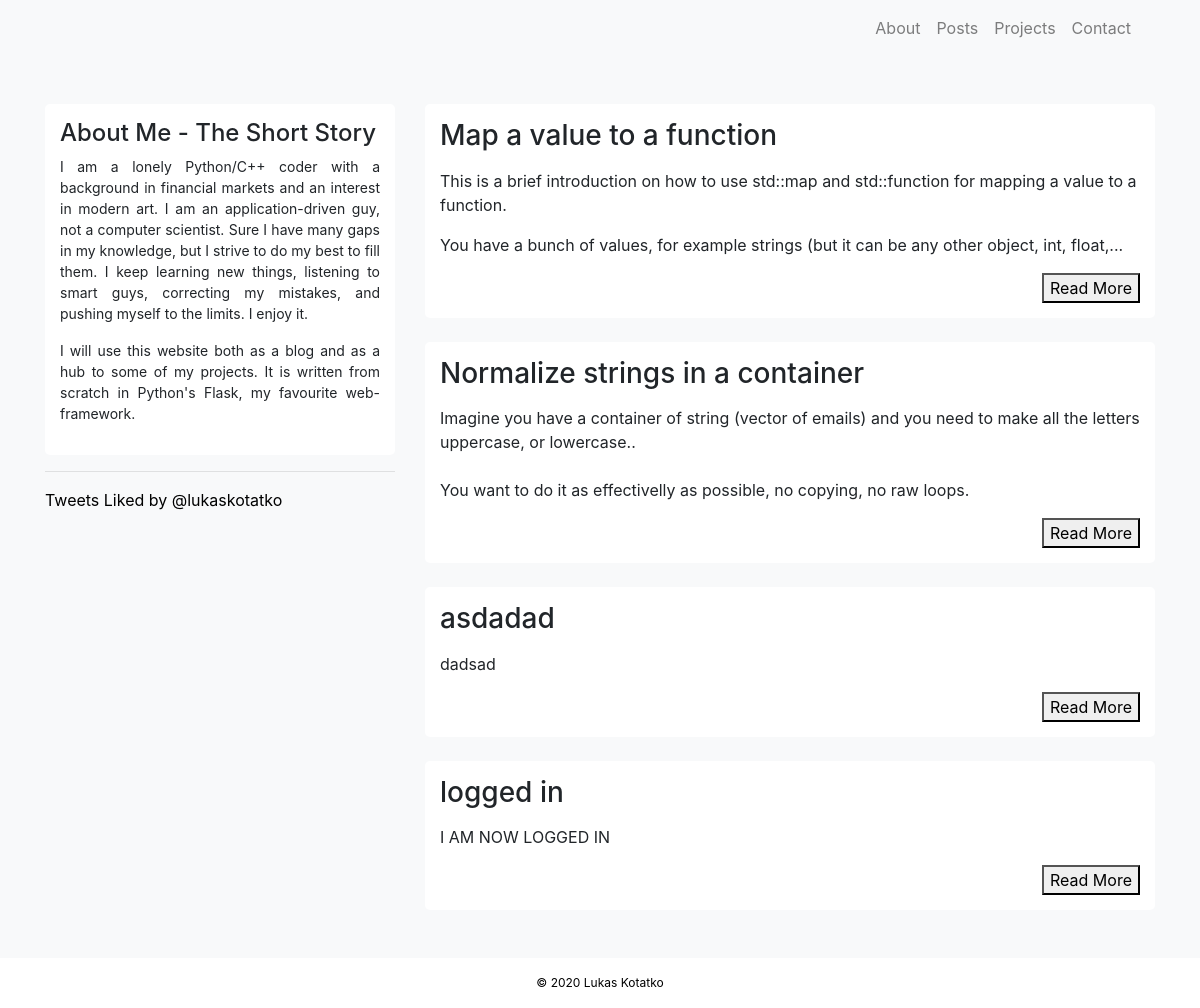
The page / on the database its author committed.
### application/models.py (models this page shows, shortened)
class PostModel(db.Model):
    __tablename__ = "posts"
    id = db.Column(db.Integer, primary_key=True)
    title = db.Column(db.String(128), unique=False, nullable=False)
    body = db.Column(db.Text, unique=False, nullable=False)
    tags = db.Column(db.Text, unique=False, nullable=True)
    time_posted = db.Column(db.DateTime, unique=False, nullable=False)

### application/routes.py (the view)
@app.route('/')
def index():
    posts = PostModel.query.all()
    return render_template("posts.html", posts=posts)

### application/templates/posts.html (shortened to what this page needs)
{% extends 'layout.html' %}
{% block content %}
<div class="row">
    <div class="container col-sm-4" style="text-align: justify">
        <div class="mycontainer">
            <h4>About Me - The Short Story</h4>
            <p class="about">I am a lonely Python/C++ coder with a background in financial markets and an interest in modern art. I am an application-driven guy, not a computer scientist. Sure I have many gaps in my knowledge, but I strive to do my best to fill them. I keep learning new things, listening to smart guys, correcting my mistakes, and pushing myself to the limits. I enjoy it.</p>
            <p class="about">I will use this website both as a blog and as a hub to some of my projects. It is written from scratch in Python's Flask, my favourite web-framework.</p>
        </div>
        <hr>
        <div>
            <a class="twitter-timeline" data-theme="light" href="https://twitter.com/lukaskotatko/likes?ref_src=twsrc%5Etfw">Tweets Liked by @lukaskotatko</a>
        </div>
    </div>
    <div class="container col-sm-8">
        {% for post in posts %}
            <article class="mycontainer">
                <h3>{{ post.title }}</h3>
                <p>{{ post.body | safe | truncate(220) }}
                </p>
                <div style="text-align: right">
                    <a href="{{ url_for('post', post_id = post.id) }}"><button class="uk-button uk-button-small">Read More</button></a>
                </div>
            </article>
            <br>
        {% endfor %}
    </div>
</div>
{% endblock %}

### application/static/css/style.css (style rules this page uses)
html, body { background-color: #F8F9FA; }
a:link { color: black; }
.mycontainer { background-color: white; padding: 15px; border-radius: 5px; }
body { margin:0; padding:0; }
.about { font-size: 14px; }

### rows shown on the page
PostModel: title "Map a value to a function", body "This is a brief introduction on how to use std::map and std::function for mapping a value to a function. You have a bunch of values, for example strings (but it can be any other object, int, float,..."
PostModel: title "Normalize strings in a container", body "Imagine you have a container of string (vector of emails) and you need to make all the letters uppercase, or lowercase.. You want to do it as effectivelly as possible, no copying, no raw loops."
PostModel: title "asdadad", body "dadsad"
PostModel: title "logged in", body "I AM NOW LOGGED IN"
